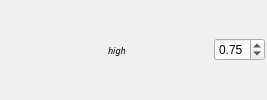
                      <widget class="QWidget" name="simplify1" native="true">
                       <layout class="QHBoxLayout" name="horizontalLayout_5">
                        <property name="leftMargin">
                         <number>2</number>
                        </property>
                        <property name="topMargin">
                         <number>2</number>
                        </property>
                        <property name="rightMargin">
                         <number>2</number>
                        </property>
                        <property name="bottomMargin">
                         <number>2</number>
                        </property>
                        <item>
                         <widget class="QLabel" name="label">
                          <property name="minimumSize">
                           <size>
                            <width>100</width>
                            <height>0</height>
                           </size>
                          </property>
                          <property name="font">
                           <font>
                            <family>FontAwesome</family>
                            <pointsize>7</pointsize>
                            <weight>75</weight>
                            <italic>false</italic>
                            <bold>true</bold>
                           </font>
                          </property>
                          <property name="text">
                           <string/>
                          </property>
                         </widget>
                        </item>
                        <item>
                         <widget class="QLabel" name="label_6">
                          <property name="minimumSize">
                           <size>
                            <width>100</width>
                            <height>0</height>
                           </size>
                          </property>
                          <property name="maximumSize">
                           <size>
                            <width>100</width>
                            <height>16777215</height>
                           </size>
                          </property>
                          <property name="font">
                           <font>
                            <family>FontAwesome</family>
                            <pointsize>7</pointsize>
                            <italic>true</italic>
                           </font>
                          </property>
                          <property name="text">
                           <string>high</string>
                          </property>
                         </widget>
                        </item>
                        <item>
                         <widget class="QDoubleSpinBox" name="simplify1Spin">
                          <property name="sizePolicy">
                           <sizepolicy hsizetype="Expanding" vsizetype="Fixed">
                            <horstretch>0</horstretch>
                            <verstretch>0</verstretch>
                           </sizepolicy>
                          </property>
                          <property name="maximum">
                           <double>1.000000000000000</double>
                          </property>
                          <property name="singleStep">
                           <double>0.050000000000000</double>
                          </property>
                          <property name="value">
                           <double>0.750000000000000</double>
                          </property>
                         </widget>
                        </item>
                       </layout>
                      </widget>
